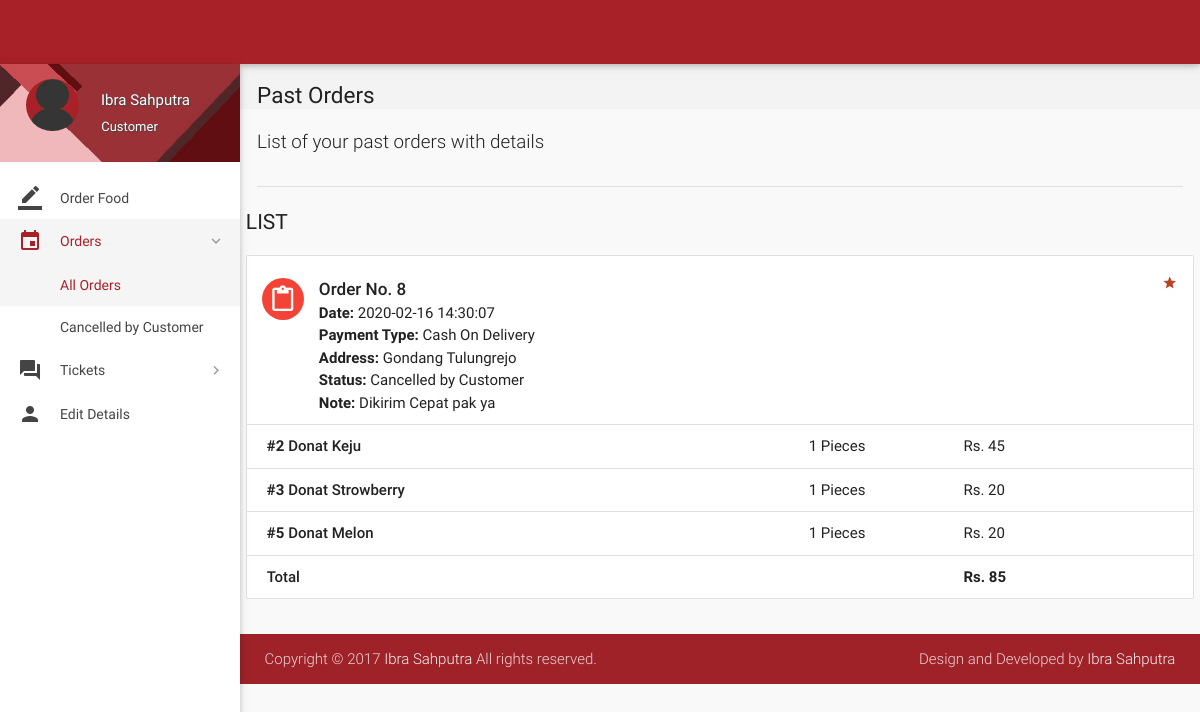
The app's page /orders.php (signed in) with its own data.
### tables this page shows
CREATE TABLE `orders` (
  `id` int(11) NOT NULL,
  `customer_id` int(11) NOT NULL,
  `address` varchar(300) NOT NULL,
  `description` varchar(300) NOT NULL,
  `date` datetime NOT NULL DEFAULT current_timestamp(),
  `payment_type` varchar(16) NOT NULL DEFAULT 'Wallet',
  `total` int(11) NOT NULL,
  `status` varchar(25) NOT NULL DEFAULT 'Yet to be delivered',
  `deleted` tinyint(4) NOT NULL DEFAULT 0
);

CREATE TABLE `order_details` (
  `id` int(11) NOT NULL,
  `order_id` int(11) NOT NULL,
  `item_id` int(11) NOT NULL,
  `quantity` int(11) NOT NULL,
  `price` int(11) NOT NULL
);

CREATE TABLE `items` (
  `id` int(11) NOT NULL,
  `name` varchar(20) NOT NULL,
  `price` int(11) NOT NULL,
  `deleted` tinyint(4) NOT NULL DEFAULT 0
);

### includes/connect.php (called while the page is built, shortened)
<?php
$name = $_SESSION['name'];
$role = $_SESSION['role'];
?>

### includes/wallet.php (called while the page is built, shortened)
<?php
$user_id=$_SESSION['user_id'];
?>

### orders.php (the view, shortened to what this page needs)
<?php
include 'includes/connect.php';
include 'includes/wallet.php';
	if($_SESSION['customer_sid']==session_id())
	{
		?>
<!DOCTYPE html>
<html lang="en">
<head>
  <link href="css/materialize.min.css" type="text/css" rel="stylesheet" media="screen,projection">
  <link href="css/style.min.css" type="text/css" rel="stylesheet" media="screen,projection">
  <link href="css/custom/custom.min.css" type="text/css" rel="stylesheet" media="screen,projection">
  <link href="js/plugins/perfect-scrollbar/perfect-scrollbar.css" type="text/css" rel="stylesheet" media="screen,projection">
</head>
<body>
  <header id="header" class="page-topbar">
        <div class="navbar-fixed">
            <nav class="navbar-color">
                <div class="nav-wrapper">
                </div>
            </nav>
        </div>
  </header>
  <div id="main">
    <div class="wrapper">
      <aside id="left-sidebar-nav">
        <ul id="slide-out" class="side-nav fixed leftside-navigation">
            <li class="user-details cyan darken-2">
            <div class="row">
                <div class="col col s4 m4 l4">
                    <img src="images/avatar.jpg" alt="" class="circle responsive-img valign profile-image">
                </div>
                <div class="col col s8 m8 l8">
                    <a class="btn-flat dropdown-button waves-effect waves-light white-text profile-btn" href="#" data-activates="profile-dropdown"><?php echo $name;?> <i class="mdi-navigation-arrow-drop-down right"></i></a>
                    <p class="user-roal"><?php echo $role;?></p>
                </div>
            </div>
            </li>
            <li class="bold"><a href="index.php" class="waves-effect waves-cyan"><i class="mdi-editor-border-color"></i> Order Food</a>
            </li>
                <li class="no-padding">
                    <ul class="collapsible collapsible-accordion">
                        <li class="bold"><a class="collapsible-header waves-effect waves-cyan active"><i class="mdi-editor-insert-invitation"></i> Orders</a>
                            <div class="collapsible-body">
                                <ul>
								<li class="<?php
								if(!isset($_GET['status'])){
										echo 'active';
									}?>
									"><a href="orders.php">All Orders</a>
                                </li>
								<?php
									$sql = mysqli_query($con, "SELECT DISTINCT status FROM orders  WHERE customer_id = $user_id;;");
									while($row = mysqli_fetch_array($sql)){
                                    echo '<li class='.(isset($_GET['status'])?($status == $_GET['status'] ? 'active' : ''): '').'><a href="orders.php?status='.$row['status'].'">'.$row['status'].'</a>
                                    </li>';
									}
									?>
                                </ul>
                            </div>
                        </li>
                    </ul>
                </li>
                <li class="no-padding">
                    <ul class="collapsible collapsible-accordion">
                        <li class="bold"><a class="collapsible-header waves-effect waves-cyan"><i class="mdi-action-question-answer"></i> Tickets</a>
                        </li>
                    </ul>
                </li>
            <li class="bold"><a href="details.php" class="waves-effect waves-cyan"><i class="mdi-social-person"></i> Edit Details</a>
            </li>
        </ul>
        </aside>
      <section id="content">
        <div id="breadcrumbs-wrapper">
          <div class="container">
            <div class="row">
              <div class="col s12 m12 l12">
                <h5 class="breadcrumbs-title">Past Orders</h5>
              </div>
            </div>
          </div>
        </div>
        <div class="container">
          <p class="caption">List of your past orders with details</p>
          <div class="divider"></div>
<div id="work-collections" class="seaction">
					<?php
					if(isset($_GET['status'])){
						$status = $_GET['status'];
					}
					else{
						$status = '%';
					}
					$sql = mysqli_query($con, "SELECT * FROM orders WHERE customer_id = $user_id AND status LIKE '$status';;");
					echo '              <div class="row">
                <div>
                    <h4 class="header">List</h4>
                    <ul id="issues-collection" class="collection">';
					while($row = mysqli_fetch_array($sql))
					{
						$status = $row['status'];
						echo '<li class="collection-item avatar">
                              <i class="mdi-content-content-paste red circle"></i>
                              <span class="collection-header">Order No. '.$row['id'].'</span>
                              <p><strong>Date:</strong> '.$row['date'].'</p>
                              <p><strong>Payment Type:</strong> '.$row['payment_type'].'</p>
							  <p><strong>Address: </strong>'.$row['address'].'</p>
                              <p><strong>Status:</strong> '.($status=='Paused' ? 'Paused <a  data-position="bottom" data-delay="50" data-tooltip="Please contact administrator for further details." class="btn-floating waves-effect waves-light tooltipped cyan">    ?</a>' : $status).'</p>
							  '.(!empty($row['description']) ? '<p><strong>Note: </strong>'.$row['description'].'</p>' : '').'
							  <a href="#" class="secondary-content"><i class="mdi-action-grade"></i></a>
                              </li>';
						$order_id = $row['id'];
						$sql1 = mysqli_query($con, "SELECT * FROM order_details WHERE order_id = $order_id;");
						while($row1 = mysqli_fetch_array($sql1))
						{
							$item_id = $row1['item_id'];
							$sql2 = mysqli_query($con, "SELECT * FROM items WHERE id = $item_id;");
							while($row2 = mysqli_fetch_array($sql2)){
								$item_name = $row2['name'];
							}
							echo '<li class="collection-item">
                            <div class="row">
                            <div class="col s7">
                            <p class="collections-title"><strong>#'.$row1['item_id'].'</strong> '.$item_name.'</p>
                            </div>
                            <div class="col s2">
                            <span>'.$row1['quantity'].' Pieces</span>
                            </div>
                            <div class="col s3">
                            <span>Rs. '.$row1['price'].'</span>
                            </div>
                            </div>
                            </li>';
						}
								echo'<li class="collection-item">
                                        <div class="row">
                                            <div class="col s7">
                                                <p class="collections-title"> Total</p>
                                            </div>
                                            <div class="col s2">
											<span> </span>
                                            </div>
                                            <div class="col s3">
                                                <span><strong>Rs. '.$row['total'].'</strong></span>
                                            </div>';
								echo'</div></li>';
					}
					?>
					 </ul>
                </div>
              </div>
            </div>
        </div>
      </section>
    </div>
  </div>
<footer class="page-footer">
    <div class="footer-copyright">
      <div class="container">
        <span>Copyright © 2017 <a class="grey-text text-lighten-4" href="#" target="_blank">Ibra Sahputra</a> All rights reserved.</span>
        <span class="right"> Design and Developed by <a class="grey-text text-lighten-4" href="#">Ibra Sahputra</a></span>
        </div>
    </div>
  </footer>
</body>
</html>
<?php
	}
?>

### records on screen
orders: id "8", date "2020-02-16 14:30:07", payment_type "Cash On Delivery", address "Gondang Tulungrejo", status "Cancelled by Customer", description "Dikirim Cepat pak ya", total "85"
order_details: item "2", item.name "Donat Keju", quantity "1", price "45"
order_details: item "3", item.name "Donat Strowberry", quantity "1", price "20"
order_details: item "5", item.name "Donat Melon", quantity "1", price "20"

### other values on screen
$name "Ibra Sahputra"
$role "Customer"
$row['status'] "Cancelled by Customer"
